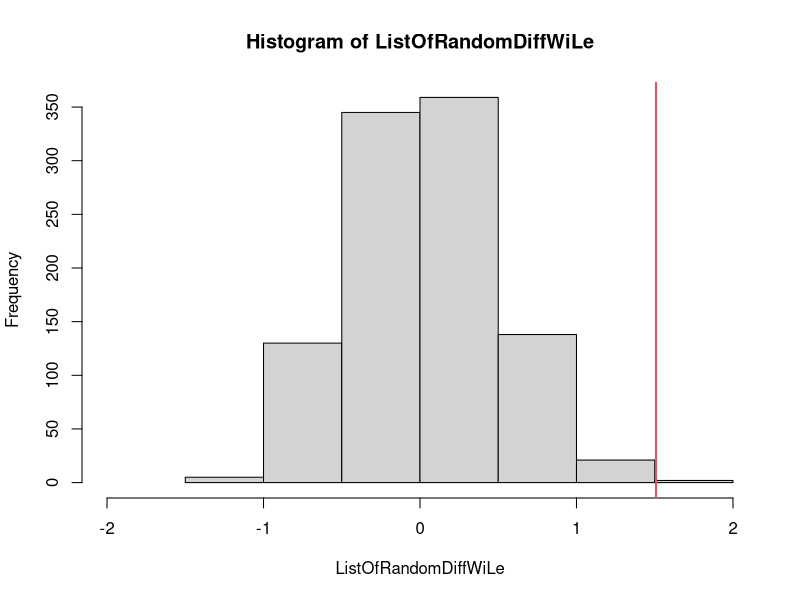

Here is the R script that generated this plot:
#In this class we will use a bootstrapping technique to 
# detemine if there is a significant difference in WiLe / beak length 
# between birds that survived the drought and those that didn't. 

#Step 1 is to to read the finch data from HHMI data explorer
setwd("/Users/pleunipennings/Documents/GitHub/Biometry_2024")
Finches <- read.csv("finches_in_galapagos-v2-noid.csv")

#Step 2
#We calculate the difference between the average WiLe of birds that survived
# and the birds that didn't survive the drought. 
# Save this number in a variable called RealWiLeDifference

AveWiLeSurvivors = mean(Finches$Wing.length..mm.[Finches$Drought.survival=="survivor"])
AveWiLeNonSurvivors = mean(Finches$Wing.length..mm.[Finches$Drought.survival=="nonsurvivor"])
RealWiLeDifference = AveWiLeSurvivors - AveWiLeNonSurvivors

#After this step you can fill in the blank here: 
#"Birds that survived the drought were on average XXX grams heavier than birds
# that didn't survive the drought"

#Step 3
#Next, we want to use bootstrapping to determine if this difference is significant. 
#To do that, we have to *imagine* a world where WiLe doesn't matter. 
#In that world, heavy and light birds are equally likely to survive. 
#What would that data look like if they came from that imagined world? 
#By the way, that imagined world is our null-hypothesis. 
#To create that world, we are going to create a new column called "randomized survival"
#In that column, we are going to use the labels from the survival colum, but 
# shuffled. We use the sample() function for that. 

Finches$RandomSurvival = sample(Finches$Drought.survival) 

#Step 4
#Now we want to re-calculate the average difference in WiLe 
# But using the randomized survival labels. 
# Share with the class what you found. 
# Did you find that your randomized difference in WiLe was bigger or smaller
# than the real difference in WiLe? 

#After this step you can fill in the blank here: 
#"After I randomized the survival labels, 
# I found that birds that "survived" the drought were on average XXX grams heavier/lighter than birds
# that "didn't survive" the drought. 
# The difference in the randomized dataset was (smaller / larger) than the real WiLe difference."  

AveWiLeSurvivorsRan = mean(Finches$Wing.length..mm.[Finches$RandomSurvival=="survivor"])
AveWiLeNonSurvivorsRan = mean(Finches$Wing.length..mm.[Finches$RandomSurvival=="nonsurvivor"])
RanWiLeDifference = AveWiLeSurvivorsRan - AveWiLeNonSurvivorsRan


#Step 5
#Next we randomize and re-calclate the same test statistic 1000 times. 
#We create a vector that will hold our 1000 results
#ListOfRandomDiffWiLe <- c() starts an empty vector
#For this we use a for loop 
# for (i in 1:1000){code for reshuffle (step 3) and recalculate (step 4) and to save the result}
# inside the for loop, add the randomized WiLe difference to the vector using 
# ListOfRandomDiffWiLe <- c(ListOfRandomDiffWiLe, RandomizedWiLeDifference)

ListOfRandomDiffWiLe <- c()
for (i in 1:1000){
  Finches$RandomSurvival = sample(Finches$Drought.survival) 
  AveWiLeSurvivorsRan = mean(Finches$Wing.length..mm.[Finches$RandomSurvival=="survivor"])
  AveWiLeNonSurvivorsRan = mean(Finches$Wing.length..mm.[Finches$RandomSurvival=="nonsurvivor"])
  RanWiLeDifference = AveWiLeSurvivorsRan - AveWiLeNonSurvivorsRan
  ListOfRandomDiffWiLe <- c(ListOfRandomDiffWiLe, RanWiLeDifference)
}

#Step 6
#Next we take our 1000 difference and see how often the WiLe difference is
# equal to or higher than the RealWiLeDifference we observed in the real data
# save this number as NumTimesRanDiffEqHighReal 
# NumTimesRanDiffEqHighReal = length(which(ListOfRandomDiffWiLe>=RealWiLeDifference))
# NumTimesRanDiffEqHighReal divided by 1000 is your p-value! 
# It shows you the probability that your observed result is seen under the null 
# hypothesis. 

NumTimesRanDiffEqHighReal = length(which(ListOfRandomDiffWiLe>=RealWiLeDifference))

# If NumTimesRanDiffEqHighReal is 0, the p-value can be written as p < 0.001 (p smaller than 1 in a thousand)
#By the way, in this exercise the difference in average WiLe is our "test statistic."


#Step 7
# Make a histogram of the 1000 values in ListOfRandomDiffWiLe
#Add a vertical line to add the RealWiLeDifference
# Is RealWiLeDifference in the middle of the histogram? Or far to the right? 

hist(ListOfRandomDiffWiLe, xlim = c(-2, 2))
abline (v = RealWiLeDifference, col = 2, lwd = 2)
